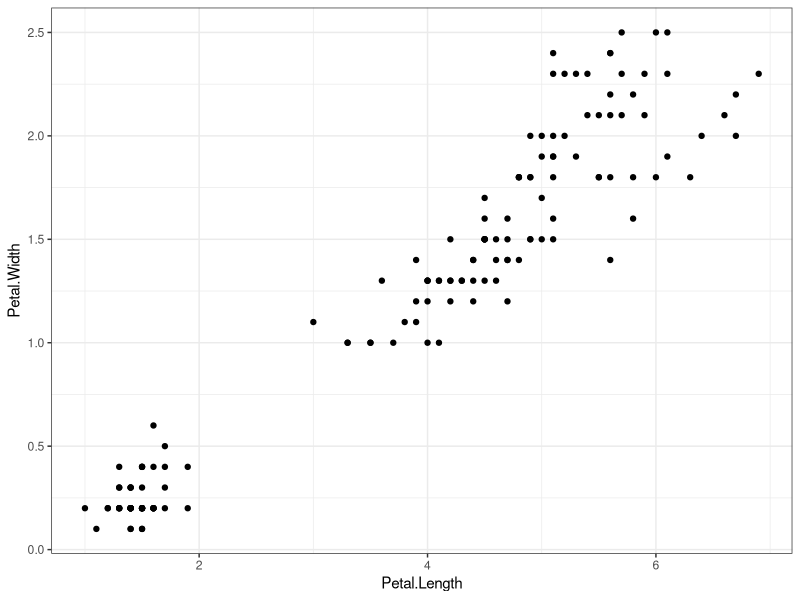
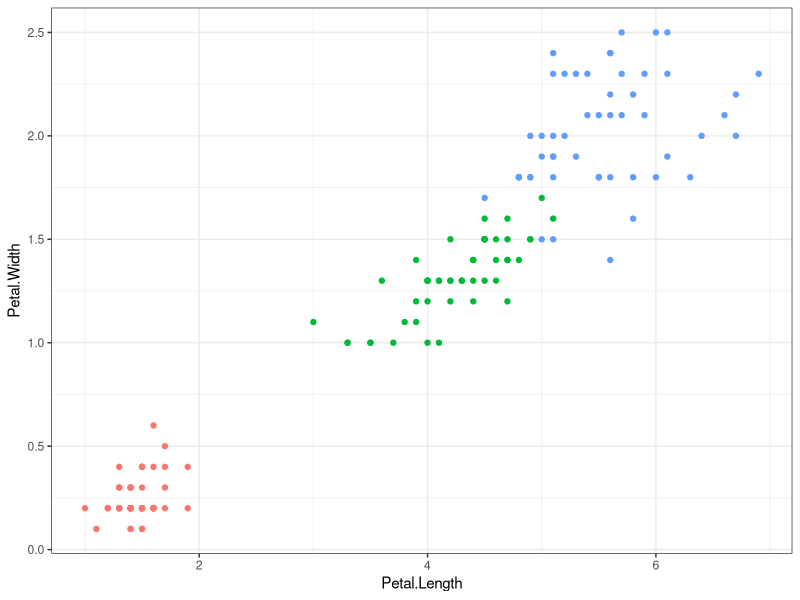
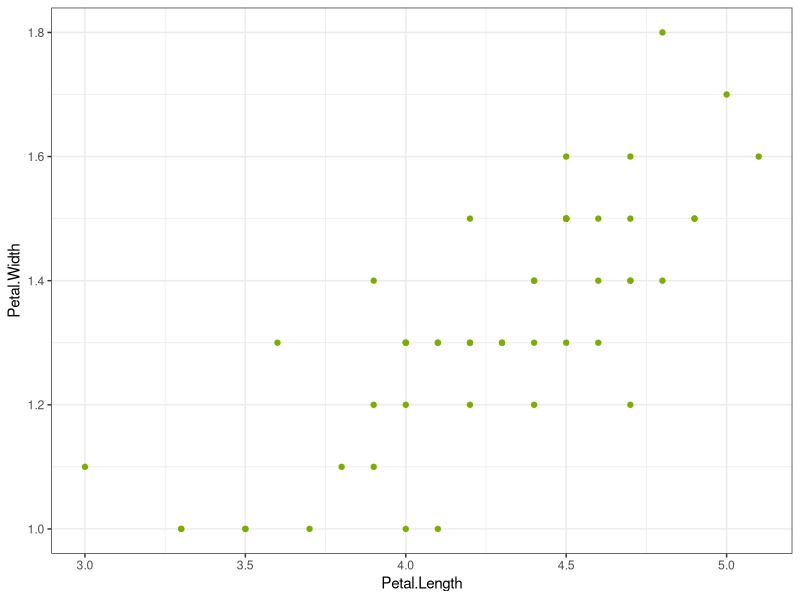
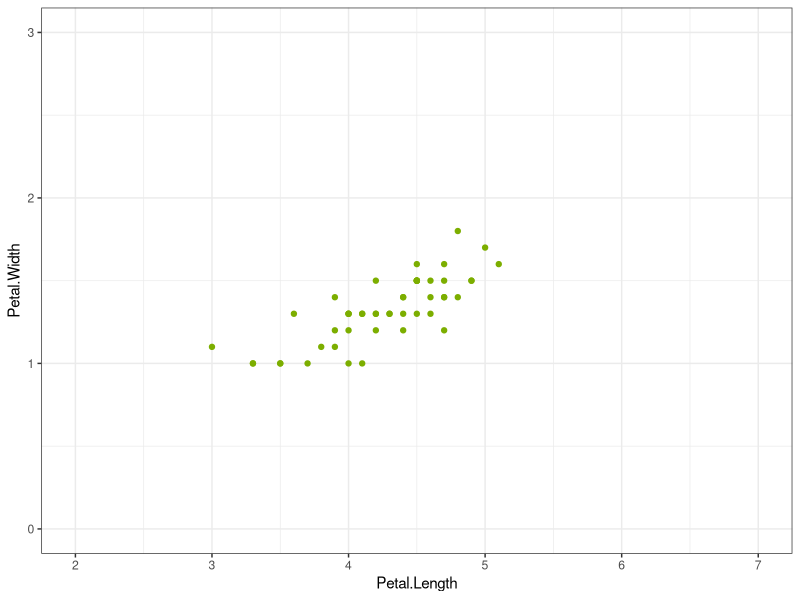
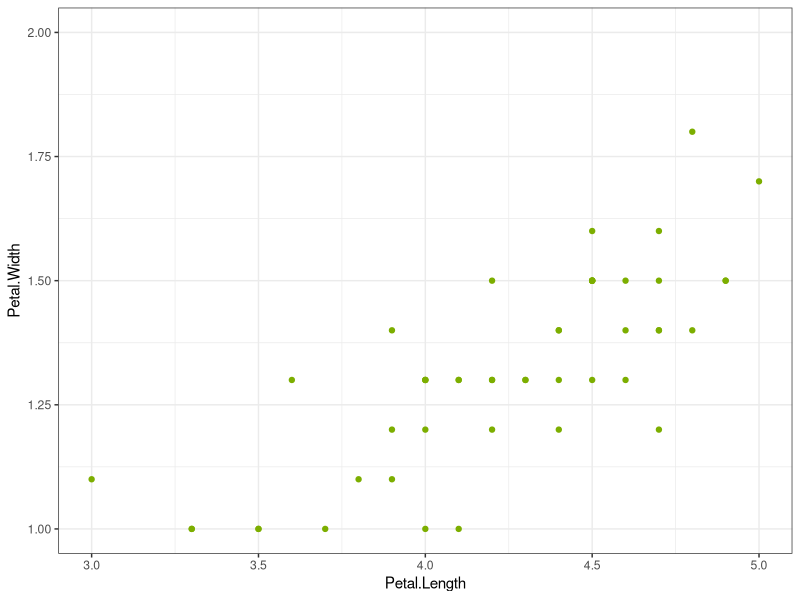
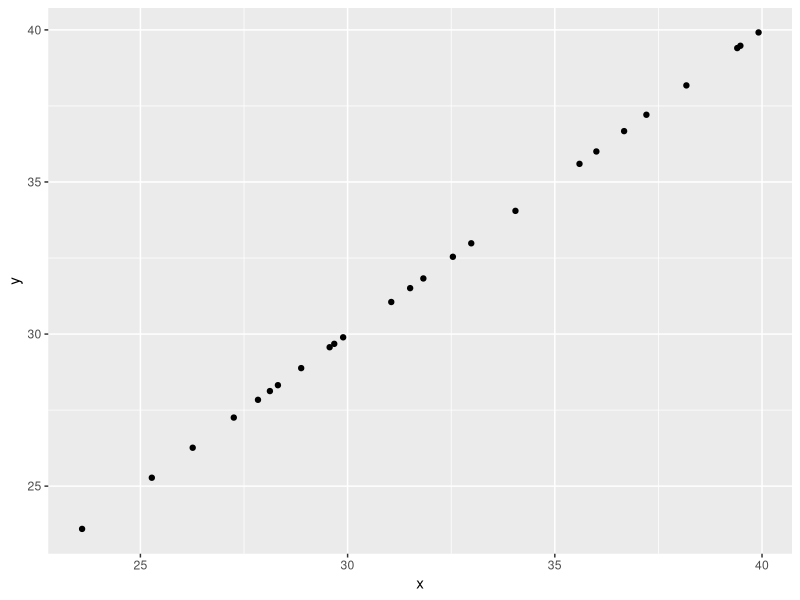
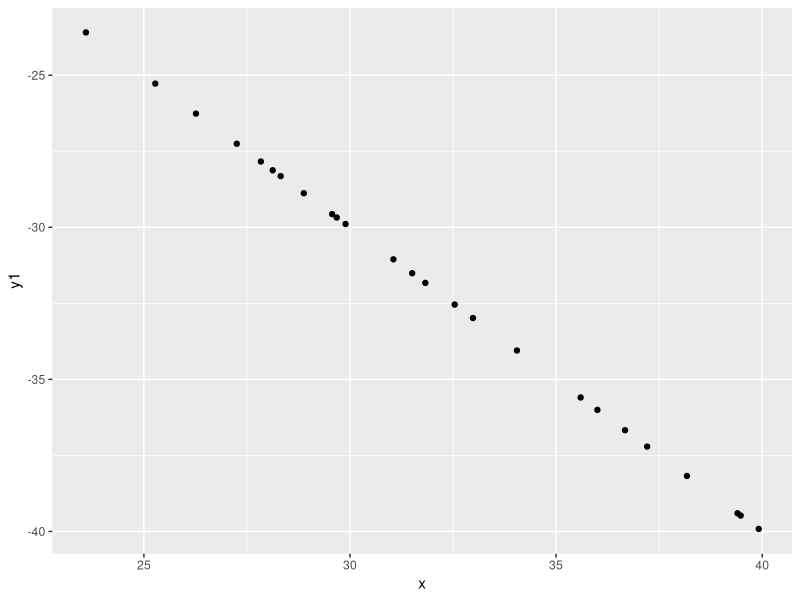
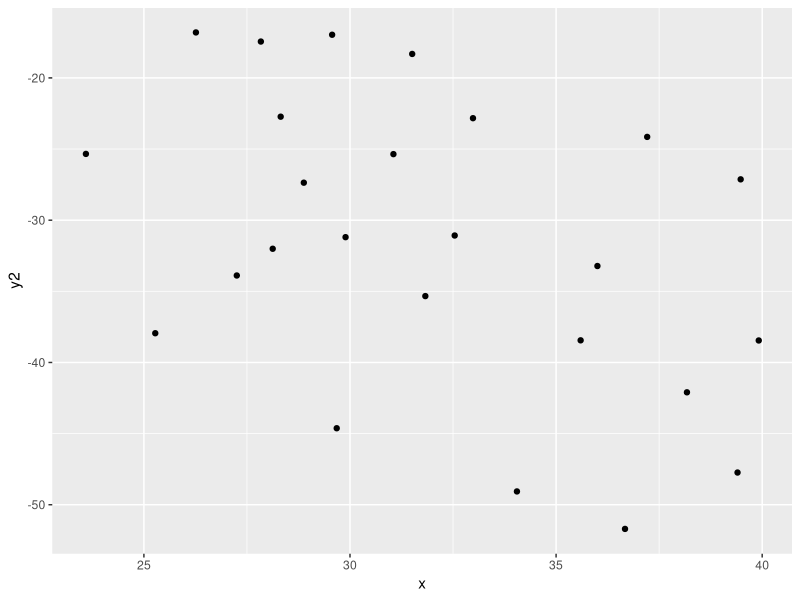

Source code (R) for these figures, in order:
#Slide 2 Plot
library(ggplot2)
library(dplyr)

ggplot(iris, aes(x=Petal.Length, y = Petal.Width))+
  geom_point() +
  theme_bw()

ggplot(iris, aes(x=Petal.Length, y = Petal.Width, col = Species))+
  geom_point() +
  theme_bw()+
  guides(col = FALSE)

versicolor <- iris %>% filter(Species == "versicolor")

ggplot(versicolor, aes(x=Petal.Length, y = Petal.Width))+
  geom_point(col = "#7CAE00") +
  theme_bw()

ggplot(versicolor, aes(x=Petal.Length, y = Petal.Width))+
  geom_point(col = "#7CAE00") +
  theme_bw()+
  scale_x_continuous(limits = c(2, 7))+
  scale_y_continuous(limits = c(0, 3))

ggplot(versicolor, aes(x=Petal.Length, y = Petal.Width))+
  geom_point(col = "#7CAE00") +
  theme_bw()+
  scale_x_continuous(limits = c(3, 5))+
  scale_y_continuous(limits = c(1, 2))

cor(versicolor$Petal.Length, versicolor$Petal.Width)

x <- rnorm(n = 25, mean = 32, sd = 5)
y = x
y1 = -1*x
y2 = jitter(-1*x, factor = 1000)
ggplot() + geom_point(aes(x=x, y=y))
ggplot() + geom_point(aes(x=x, y=y1))
ggplot() + geom_point(aes(x=x, y=y2))


s1 <- data.frame(x = c(1:7), y = c(2:8))
cor(s1$x, s1$y)
s2 <- data.frame(x = c(1:7), y2 = c(2:7,NA))
cor(s2$x, s2$y2)
cor(s2$x, s2$y2, use = "complete.obs" )
s3 <- data.frame(x = c(1:7), y3 =jitter(c(1:7)))
cor(s3$x, s3$y3)
                 
x = rnorm(n = 50, mean = 30, sd = 3)
y = jitter(x, factor = 1)
y1 = jitter(x, factor = 1000)
y2 = jitter(x, factor = 10000)

t <- rbind(data.frame(x=x, y = y, lab = "Jitter Factor 1"),data.frame(x=x, y = y1, lab = "Jitter Factor 1,000"),data.frame(x=x, y = y2, lab = "Jitter Factor 10,000"))


ggplot(t, aes(x = x, y = y, col = lab, shape = lab))+
  geom_point(alpha = .75, size = 3)+
  theme_bw()+
  theme(legend.position = "bottom")+
  scale_color_manual(values = c("black", "blue", "green"))+
  scale_shape_manual(values=c(16,15,17))





x = rnorm(n = 7, mean = 30, sd = 3)
y1 = jitter(x, factor = 1)
y2 = jitter(x, factor = 1000)
y3 = jitter(x, factor = 10000)
t3 <- data.frame(x,y1,y2,y3)
write.csv(t3, "t3.csv", row.names=FALSE)

m <- cor(data.frame( x , y1 , y2 , y3))
install.packages("corrplot")
library(corrplot)
corrplot(m, method = "circle")
corrplot(m, method = "color")
